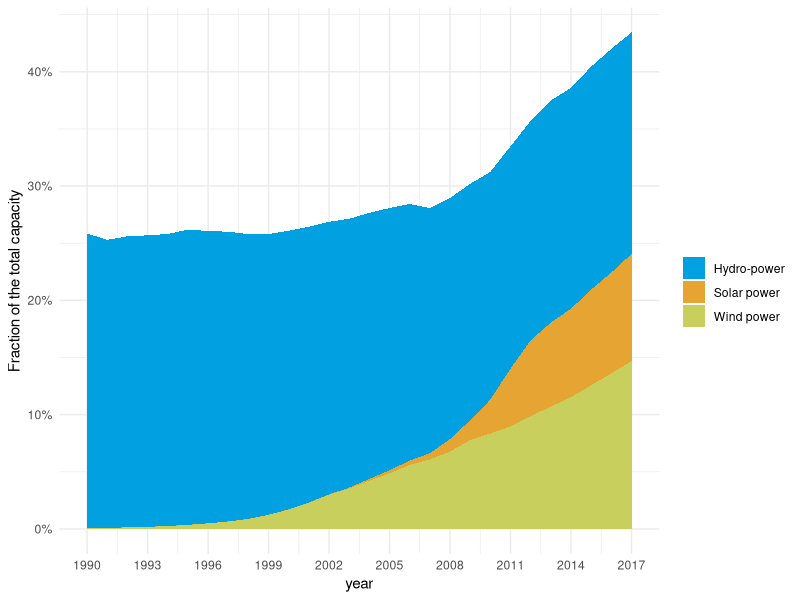

Generate this figure with R:
library(tidyverse)

data_toplot <- read_csv("data_figure03.csv")
g <- ggplot(data_toplot, aes(x = as.numeric(year), y = fraction, fill = type_label)) +
  geom_area() +
  theme_light() +
  scale_fill_manual(
    values = c(
      "Wind power" = "#c9cf5c",
      "Hydro-power" = "#00a0e1ff",
      "Solar power" = "#e6a532"
    ),
    name = ""
  ) +
  scale_y_continuous(labels = scales::percent_format(accuracy = 1)) +
  scale_x_continuous(breaks = seq(1990, 2017, 3)) +
  labs(x = "year", y = "Fraction of the total capacity") +
  theme_minimal() 

ggsave("figure03.png", width = 6, height = 3)
